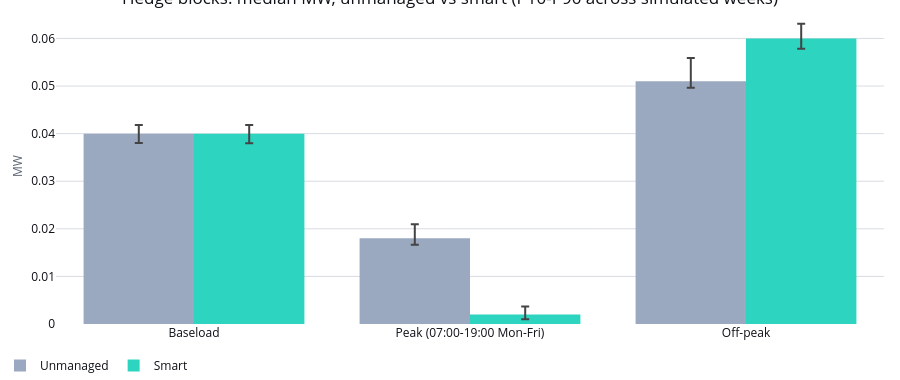

Notebook source saved alongside this figure:
### Markdown cell above
## 3. Hedge blocks: baseload, peak and off-peak

A supplier does not buy one shapeless day-ahead block; it typically buys `baseload` (every
half-hour), `peak` (07:00-19:00 London, Monday-Friday by calendar date) and `off-peak` (the
remainder). `hedge_block_world`/`hedge_block_summary` (supplier contract v1 section 3.7) read the
block hours **from this run's own `study_slots`**, never from a hard-coded hour count: a
clock-change week's short or long last day changes the peak block's own hour total, and the frame
derives and stores the value so the check below is explicit rather than typed in by hand. The
headline is the **peak block's mean-MW requirement change** (`difference`, selected minus normal):
negative when smart charging moves energy out of the peak.

### Code cell
hedge_blocks = base.hedge_block_summary.query("metric == 'mean_mw'")
block_labels = {
    "baseload": "Baseload",
    "peak": "Peak (07:00-19:00 Mon-Fri)",
    "off_peak": "Off-peak",
}
path_labels = {"normal": "Unmanaged", "selected": "Smart"}

blocks_figure = go.Figure()
for path in ("normal", "selected"):
    rows = hedge_blocks.query("path_id == @path").set_index("block").loc[list(block_labels)]
    blocks_figure.add_trace(
        go.Bar(
            x=[block_labels[b] for b in block_labels],
            y=rows["p50"].round(3),
            error_y={
                "type": "data",
                "symmetric": False,
                "array": rows["p90"] - rows["p50"],
                "arrayminus": rows["p50"] - rows["p10"],
            },
            name=path_labels[path],
            marker_color=SERIES_COLOURS[path],
        )
    )
blocks_figure.update_layout(
    barmode="group",
    title="Hedge blocks: median MW, unmanaged vs smart (P10-P90 across simulated weeks)",
    yaxis_title="MW",
)
apply_notebook_style(blocks_figure, height=380)

### Figure 1 — Plotly figure (JSON) as saved in the notebook; plotly's stock layout.template omitted (floating-point values rounded to 4 significant figures)
{"data": [{"error_y": {"array": [0.001798, 0.002953, 0.004905], "arrayminus": [0.00198, 0.001369, 0.001366], "symmetric": false, "type": "data"}, "marker": {"color": "#9AA9BF"}, "name": "Unmanaged", "x": ["Baseload", "Peak (07:00-19:00 Mon-Fri)", "Off-peak"], "y": [0.04, 0.018, 0.051], "type": "bar"}, {"error_y": {"array": [0.001798, 0.001673, 0.003077], "arrayminus": [0.00203, 0.0009858, 0.002182], "symmetric": false, "type": "data"}, "marker": {"color": "#2DD4BF"}, "name": "Smart", "x": ["Baseload", "Peak (07:00-19:00 Mon-Fri)", "Off-peak"], "y": [0.04, 0.002, 0.06], "type": "bar"}], "layout": {"barmode": "group", "title": {"text": "Hedge blocks: median MW, unmanaged vs smart (P10-P90 across simulated weeks)"}, "yaxis": {"title": {"text": "MW"}}, "margin": {"b": 56}, "height": 380, "paper_bgcolor": "#FFFFFF", "plot_bgcolor": "#FFFFFF"}}
